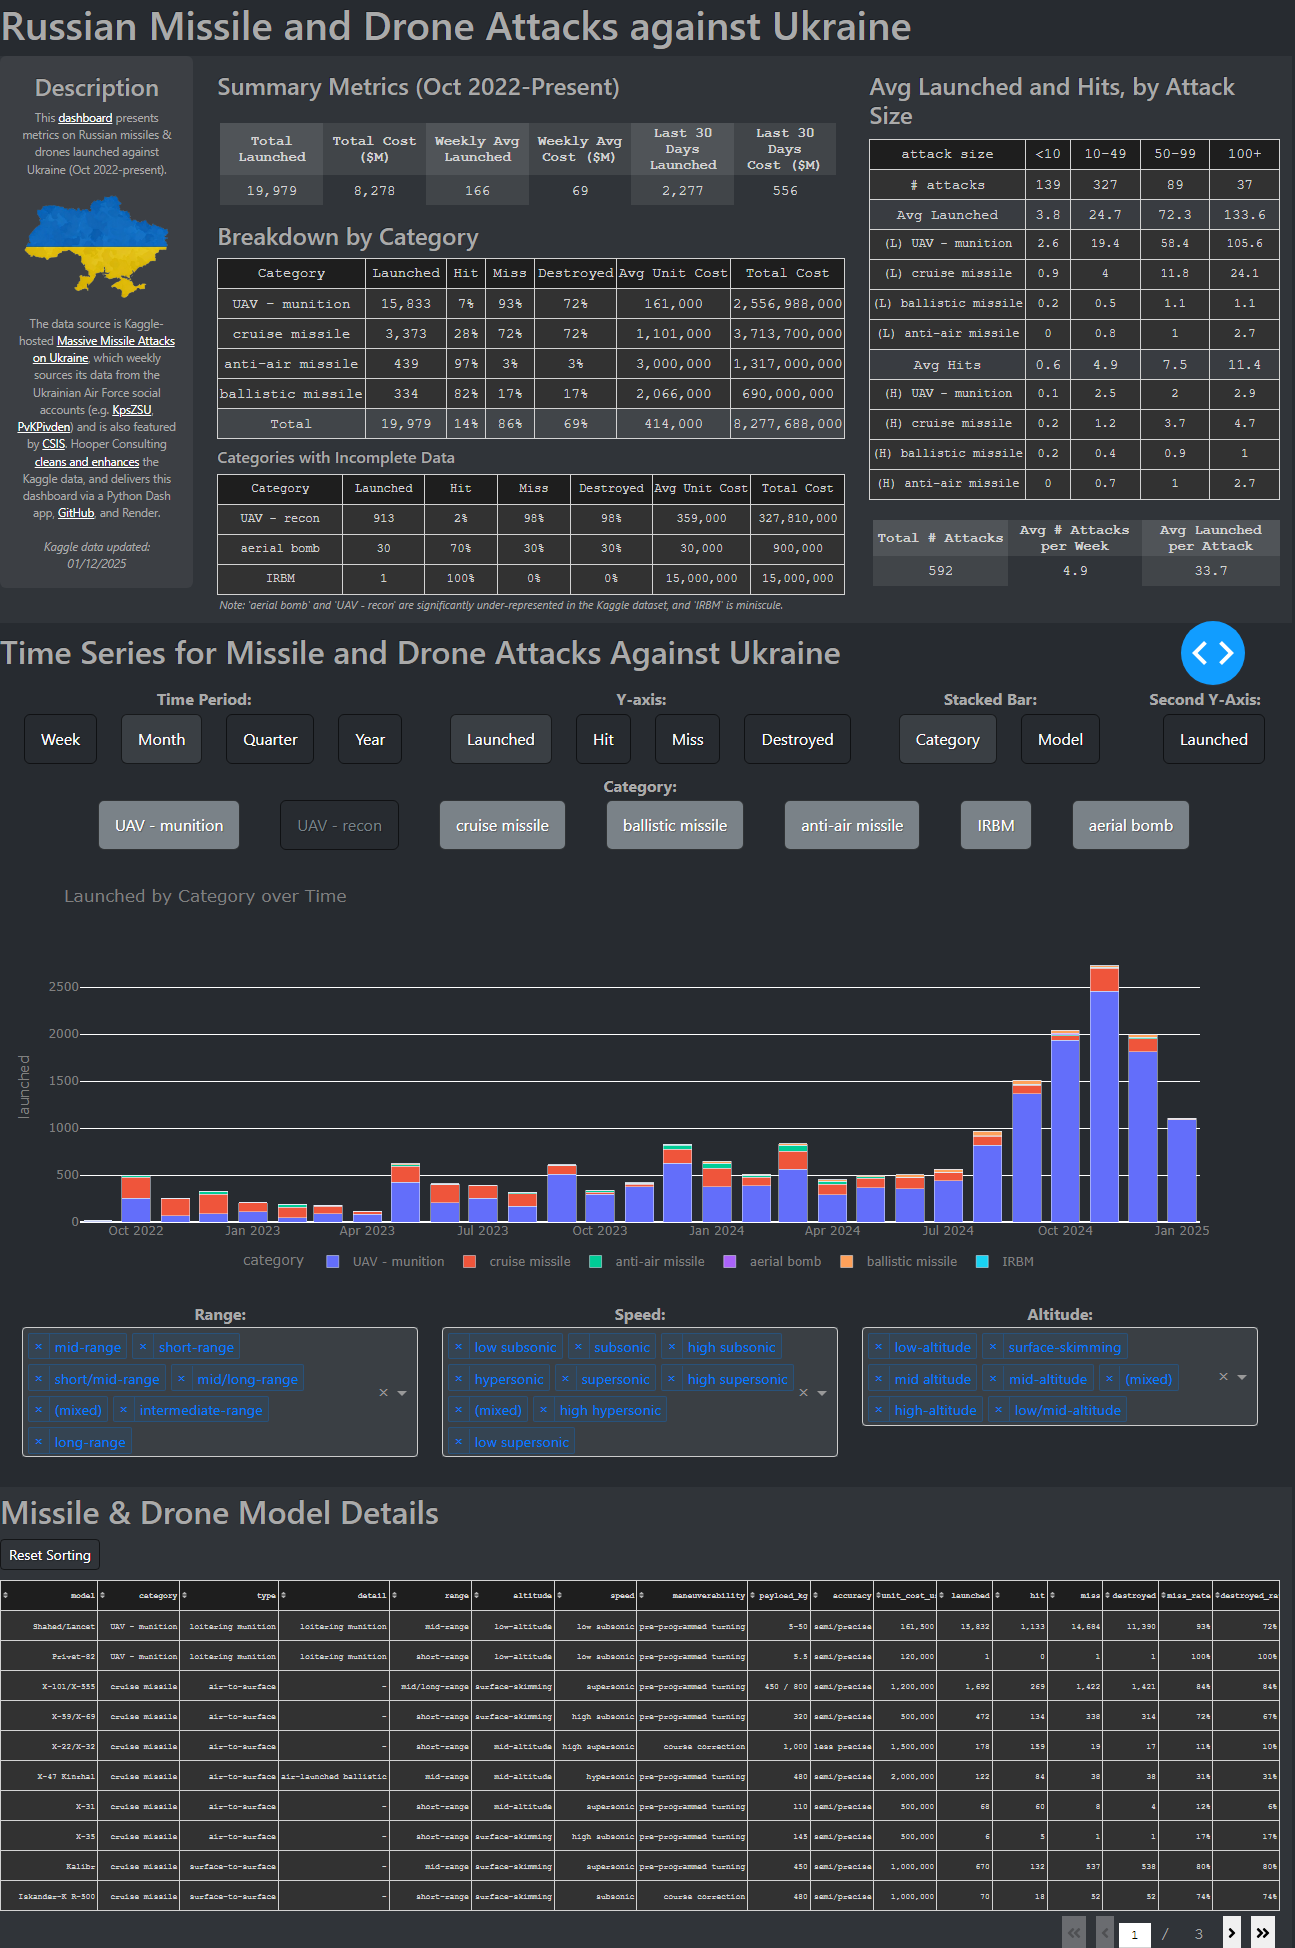

Source code (Python):
# %% [markdown]
# ## Access Kaggle API and upload .csv datasets into CoLab

# %%
#@title ### Access Kaggle datasets for Ukraine missile/UAV attacks

import subprocess, os

subprocess.check_call(['pip', 'install', 'kaggle', '--quiet'])
subprocess.check_call(['kaggle', 'datasets', 'download', 'piterfm/massive-missile-attacks-on-ukraine', '--force'])

# %%
subprocess.check_call(['pip', 'install', 'zipfile36', '--quiet'])

# %%
#@title ### Unzip datasets (into .csv files)

import zipfile36 as zipfile

with zipfile.ZipFile("massive-missile-attacks-on-ukraine.zip", "r") as file:
    file.extractall("attacks")

# %% [markdown]
# ## Data Preparation

# %%
#@title ### Install modules

subprocess.check_call(['pip', 'install', 'pandas', 'numpy', 'tabulate', '--quiet'])

# %%
#@title ### Convert .csv files to DataFrames

import pandas as pd
import numpy as np
from tabulate import tabulate

pd.options.display.max_rows = 10
pd.options.display.float_format = "{:,.1f}".format

# Read 'missile_attacks_daily' csv and create attacks_df
attacks_df_orig = pd.read_csv("attacks/missile_attacks_daily.csv", header=0) # keep as original for comparison/reference
attacks_df = attacks_df_orig.copy() # create as working df

# Fillna() in attacks_df and set float dtypes
numeric_cols = attacks_df.select_dtypes(include=np.number)
attacks_df[numeric_cols.columns] = numeric_cols.fillna(0) # fill NaN with 0 for numeric cols
attacks_df[numeric_cols.columns] = attacks_df[numeric_cols.columns].astype('float') # set numeric cols to float dtypes
non_numeric_cols = attacks_df.select_dtypes(exclude=np.number)
attacks_df[non_numeric_cols.columns] = non_numeric_cols.fillna("") # fill NaN with "" for non-numeric cols

# Read 'missiles_and_uav' csv and create details0_df
details0_df_orig = pd.read_csv("attacks/missiles_and_uav.csv", header=0) # keep as original for comparison/reference
details0_df = details0_df_orig.copy()

model_list = attacks_df["model"].unique()
model_count = attacks_df["model"].value_counts()


# %%
#@title ### Create kaggle_last_updated (date)

# Create kaggle_last_updated variable for the date that the kaggle dataset was last updated
import zipfile
import datetime
with zipfile.ZipFile("massive-missile-attacks-on-ukraine.zip", "r") as zip_ref:
    for file_info in zip_ref.infolist():
       kaggle_info_date = file_info.date_time

kaggle_last_updated = datetime.date(kaggle_info_date[0], kaggle_info_date[1], kaggle_info_date[2])
kaggle_last_updated_str = kaggle_last_updated.strftime("%m/%d/%Y")

# %%
#@title ### Early One-off Corrections

# add correct 'source' for 12/27-12/28 2024 attack
attacks_df_orig.loc[(attacks_df_orig['time_start']=="2024-12-27 23:00") & (attacks_df_orig['time_end']=="2024-12-28 08:30"), 'source'] = "kpszsu/posts/pfbid0HXuzCiwVcdjqxxtzKYADAdQjcLhjGEDhhbXTftMr6NshdikKmET3LFWJePHCCg2Cl"
attacks_df.loc[(attacks_df['time_start']=="2024-12-27 23:00") & (attacks_df['time_end']=="2024-12-28 08:30"), 'source'] = "kpszsu/posts/pfbid0HXuzCiwVcdjqxxtzKYADAdQjcLhjGEDhhbXTftMr6NshdikKmET3LFWJePHCCg2Cl"

# %% [markdown]
# ### Set-up Google Sheets Access

# %%
subprocess.check_call(['pip', 'install', 'gspread', '--quiet'])

# %%
#@title #### Authorize gspread as gc

import gspread
import os

# Authorize gspread with Google Cloud API (per https://docs.gspread.org/en/v6.1.3/oauth2.html#enable-api-access-for-a-project)

if os.environ.get("GOOGLE_KAGGLE_CREDENTIALS") is None:

    # gspread auth method for VS Code desktop -- requires GC service_account.json in APPDATA
    gc = gspread.service_account()

else:
    # gspread auth method for Codespaces -- requires GC service_account.json as value in GitHub 'ru_ukraine_missile_drone_attacks' repo Secrets
    credentials = eval(os.environ.get("GOOGLE_KAGGLE_CREDENTIALS"))
    gc = gspread.service_account_from_dict(credentials)

# %%
#@title #### Update 'pitferm_kaggle_ru_ukraine_attacks' worksheet with cleaned 'attacks_df' data

# Select worksheet from 'pitferm_kaggle_ru_ukraine_attacks' spreadsheet
mad_ref = gc.open('pitferm_kaggle_ru_ukraine_attacks').worksheet('missile_attacks_daily')

# Clear selected worksheet
mad_ref.clear()

# Import 'missile_attacks_daily' (from cleaned attacks_df) into gworksheet
mad_upload = attacks_df.copy()
mad_ref.update([mad_upload.columns.values.tolist()] + mad_upload.values.tolist())

# %%
#@title #### Update 'pitferm_kaggle_ru_ukraine_attacks' Introduction worksheet with kaggle_last_updated date

# Create var for Introduction worksheet
intro_ref = gc.open('pitferm_kaggle_ru_ukraine_attacks').worksheet('Introduction')

# Index row and column (using contents cells)
cell_last_updated = intro_ref.find("Last Updated")
cell_mad = intro_ref.find("missile_attacks_daily")

# Update cell at indexed coordinates with kaggle_last_updated
intro_ref.update_cell(cell_mad.row, cell_last_updated.col, kaggle_last_updated_str)

# %% [markdown]
# ## Data-cleaning

# %%
#@title ### Create new columns in attacks_df

# 'model_orig' and new 'model' (blank for now)
if 'model_orig' not in attacks_df.columns:
  attacks_df.rename(columns={'model':'model_orig'}, inplace=True)
  attacks_df['model'] = '' * len(attacks_df.index)

# 'diverged' and 'returned'
attacks_df['diverged'] = attacks_df['not_reach_goal']
attacks_df['returned'] = attacks_df['cross_border_belarus'] + attacks_df['back_russia']

# 'hit' and 'miss'
sub_miss = attacks_df['destroyed'] + attacks_df['diverged'] + attacks_df['returned']
attacks_df['miss'] = sub_miss + (attacks_df['still_attacking'] * (sub_miss / attacks_df['launched'])).round()
attacks_df['hit'] = attacks_df['launched'] - attacks_df['miss']

# 'destroyed_rate' and 'miss_rate'
attacks_df['destroyed_rate'] = (attacks_df['destroyed'] / attacks_df['launched']).round(2)
attacks_df['miss_rate'] = (attacks_df['miss'] / attacks_df['launched']).round(2)

# %%
#@title ### Create simplified cmodel_df (for data-cleaning)

# Original (as source record)
cmodel_df_orig = attacks_df.loc[:, ('time_start', 'time_end', 'model_orig', 'model', 'launched', 'destroyed', 'hit', 'miss', 'destroyed_rate', 'miss_rate')].copy()
#cmodel_df_orig[['launched', 'destroyed', 'not_reach_goal']] = cmodel_df_orig[['launched', 'destroyed', 'not_reach_goal']].astype('float') # Set dtypes for 'launched' and 'destroyed' to float

# Working (for clean-up)
cmodel_df = cmodel_df_orig.copy()

# %% [markdown]
# ### Conduct 'Data Cleaning' on dfs using Google Sheets inputs

# %% [markdown]
# #### Clean-up: Reassign

# %%
#@title ##### Consolidate data for 'Reassign" clean-up

# Create 'reassign_df' with re-formatted index, and drop 'mod_o_count' and 'note' columns
reassign = gc.open('pitferm_kaggle_ru_ukraine_attacks').worksheet('reassign')
reassign_df = pd.DataFrame(reassign.get_all_values(), columns=reassign.row_values(1))
reassign_df = reassign_df.iloc[1:, :-2].reset_index(inplace=False, drop=True) # remove duplicate header row and drop last 2 columns

# Create three sub-df's from the 'reassign' gworksheet
reassign_dfa = reassign_df.iloc[:, [0,1,2,3]].copy() # model_orig entries to update in cmodel, to label with "u" 'alt_code'
reassign_dfb = reassign_df[reassign_df['model_new_2']!=""].iloc[:, [0,4,5,6]] # split entries to insert into cmodel, to label with "i" alt_code
reassign_dfc = reassign_df[reassign_df['model_new_3']!=""].iloc[:, [0,7,8,9]] # more split entries to insert into cmodel, to label with "i" alt_code

# List of df's, and list of new/synchronized column names
rconcat = [reassign_dfa, reassign_dfb, reassign_dfc]
ncols = ['model_orig', 'model', 'alt_type', 'alt', 'alt_code']

# Iterate over the df's, specifying 'alt_code' column and renaming columns
for i, df in enumerate(rconcat):
  if len(df)==len(reassign_dfa):
    df['alt_code']='u'
  else:
    df['alt_code']='i'
  df.columns = ncols

# Concat sub-df's into one df
reassign_dfn = pd.concat(rconcat, ignore_index=True)

# Convert alt column type to float
reassign_dfn[['alt']] = reassign_dfn[['alt']].astype('float')

print(reassign_dfn.columns)

# %%
#@title ##### Clean-up: v3 Reassign (via df logic, using "consolidated" reassign data)

re_ll2 = []

# Iterate over rows in reassign_dfn
for i, row in reassign_dfn.iterrows():

  # Triage with if statements by alt_code

  # Check entry for "i" alt_code, and if so create sub_df (from cmodel_df) to modify and append to re_ll2
  if row.alt_code == "i":
      sub_df = cmodel_df_orig.loc[cmodel_df_orig['model_orig']==row.model_orig].copy() # referencing cmodel_df_orig (to avoid any changes from already looped cmodel_df entries)
      sub_df.loc[sub_df['model_orig']==row.model_orig, 'model'] = row.model

      if row.alt_type == "*=": # just a formality
        sub_df.loc[sub_df['model_orig']==row.model_orig, ['launched', 'destroyed', 'hit', 'miss', 'miss_rate', 'destroyed_rate']] *= row.alt
        sub_df[['launched', 'destroyed', 'hit', 'miss']] = sub_df[['launched', 'destroyed', 'hit', 'miss']].round(0)
        sub_df[['miss_rate', 'destroyed_rate']] = sub_df[['miss_rate', 'destroyed_rate']].round(2)

      re_ll2.append(sub_df)

  # Then check entry for "u" alt_code, and if so update cmodel_df according to alt_type and l_/d_alt
  if row.alt_code == "u":
      cmodel_df.loc[cmodel_df['model_orig']==row.model_orig, 'model'] = row.model

      if row.alt_type == "*=": # just a formality
        cmodel_df.loc[cmodel_df['model_orig']==row.model_orig, ['launched', 'destroyed', 'hit', 'miss', 'miss_rate', 'destroyed_rate']] *= row.alt
        cmodel_df[['launched', 'destroyed', 'hit', 'miss']] = cmodel_df[['launched', 'destroyed', 'hit', 'miss']].round(0)
        cmodel_df[['miss_rate', 'destroyed_rate']] = cmodel_df[['miss_rate', 'destroyed_rate']].round(2)

# %%
#@title ##### Convert re_ll2 to re_df2 and concat to cmodel_df

# Drop indices from dfs in re_ll2
for dfr in re_ll2:
    dfr = dfr.reset_index(drop=True, inplace=True)

# Concat re_ll2 into re_df2
re_df2 = pd.concat(re_ll2)

# Concat re_df2 into cmodel_df
cmodel_df = pd.concat([cmodel_df, re_df2], ignore_index=True)

print("Concat complete.")

# %% [markdown]
# #### Clean-up: Aggregate

# %%
# Create agg_df from gworksheet 'aggregate', and drop 'note' column
agg = gc.open('pitferm_kaggle_ru_ukraine_attacks').worksheet('aggregate')
agg_df = pd.DataFrame(agg.get_all_values(), columns=agg.row_values(1))
agg_df = agg_df.iloc[1:, :-1].reset_index(inplace=False, drop=True) # remove duplicate header row and drop last column

for ia, rowa in agg_df.iterrows():
    cmodel_df.loc[cmodel_df['model_orig']==rowa.model_orig_1, 'model'] = rowa.model
    cmodel_df.loc[cmodel_df['model_orig']==rowa.model_orig_2, 'model'] = rowa.model

# %% [markdown]
# #### Clean-up: Modify v2

# %%
# Create mdfy_df from gworksheet 'modify', drop last three columns, and update dtypes
mdfy = gc.open('pitferm_kaggle_ru_ukraine_attacks').worksheet('modify')
mdfy_df = pd.DataFrame(mdfy.get_all_values(), columns=mdfy.row_values(1))
mdfy_df = mdfy_df.iloc[1:, :-6].reset_index(inplace=False, drop=True) # remove duplicate header row and drop last six columns
mdfy_df[['launched', 'destroyed', 'hit', 'miss']] = mdfy_df[['launched', 'destroyed', 'hit', 'miss']].astype('float') # set mdfy_df 'launched' and 'destroyed' dtypes to float

# Create empty list (for sub_dfs to append)
m_ll = []

# Iterate over rows in mdfy_df per conditions and perform following actions
for im, rowm in mdfy_df.iterrows():

  if rowm.modified == "1": # 'model' has already been assigned and can be referenced
      cmodel_df.loc[(cmodel_df['time_end']==rowm.time_end) & (cmodel_df['model']==rowm.model), ['launched', 'destroyed', 'hit' ,'miss']] = [rowm.launched, rowm.destroyed, rowm.hit, rowm.miss]
      cmodel_df.loc[(cmodel_df['time_end']==rowm.time_end) & (cmodel_df['model']==rowm.model), ['miss_rate', 'destroyed_rate']] = [rowm.miss / rowm.launched, rowm.destroyed / rowm.launched] # split out from above for readability

  if rowm.modified == "0": # 'model' not yet assigned, thus reference 'model_orig'
      if rowm.alt_code == "i": # create and update subm_df to append/insert into cmodel_df
          subm_df = cmodel_df.loc[(cmodel_df['time_end']==rowm.time_end) & (cmodel_df['model_orig']==rowm.model_orig)].copy()
          subm_df[['model', 'launched', 'destroyed', 'hit' ,'miss']] = [rowm.model, rowm.launched, rowm.destroyed, rowm.hit, rowm.miss]
          sub_df[['miss_rate', 'destroyed_rate']] = [rowm.miss / rowm.launched, rowm.destroyed / rowm.launched] # split out from row above for readability
          m_ll.append(subm_df)
      elif rowm.alt_code == "u": # update cmodel_df
          cmodel_df.loc[(cmodel_df['time_end']==rowm.time_end) & (cmodel_df['model_orig']==rowm.model_orig), ['launched', 'destroyed', 'hit' ,'miss']] = [rowm.launched, rowm.destroyed, rowm.hit, rowm.miss]
          cmodel_df.loc[(cmodel_df['time_end']==rowm.time_end) & (cmodel_df['model_orig']==rowm.model_orig), ['miss_rate', 'destroyed_rate']] = [rowm.miss / rowm.launched, rowm.destroyed / rowm.launched]

# Convert and concat/append mdfy_ll into cmodel_df
for dfm in m_ll:
    dfm = dfm.reset_index(drop=True, inplace=True)

m_df = pd.concat(m_ll)

cmodel_df = pd.concat([cmodel_df, m_df], ignore_index=True)

print("Actions and concat complete.")

# %% [markdown]
# ### Clean-up: Final steps

# %%
#@title ### Clean-up: Add 'model' for unmodified entries

modified_entries = cmodel_df.loc[cmodel_df['model']!=""].index
model_check = cmodel_df.loc[cmodel_df['model']!="", 'model'].copy()

cmodel_df.loc[cmodel_df['model']=="", 'model'] = cmodel_df.loc[cmodel_df['model']=="", 'model_orig']

if cmodel_df.loc[modified_entries, 'model'].to_list() == model_check.to_list():
  print("Successfully added 'model' to other entries.")
else:
  print("Possible error and/or over-writing 'model' of cleaned entries. Check data.")

# %%
#@title ### Clean-up: Add 'hit_rate' to cmodel_df

# Add hit_rate cmodel_df (simpler to do so here rather than update all above code components involving gspread)

cmodel_df['hit_rate'] = (cmodel_df['hit'] / cmodel_df['launched']).round(2)

# %%
#@title ### Clean-up: Error Checking (via comparing 'cmodel_df_orig' and 'cmodel_df')

print("'cmodel_df_orig' summed counts:")
print(cmodel_df_orig[['launched', 'destroyed']].sum(), "\n")
print("'cmodel_df' summed counts:")
print(cmodel_df[['launched', 'destroyed']].sum(), "\n")
print("Difference in summed counts:")
print(cmodel_df_orig[['launched', 'destroyed']].sum() - cmodel_df[['launched', 'destroyed']].sum(), "\n")

# Create variables for total, launched, and destroyed differentials
l_diff, d_diff = cmodel_df_orig[['launched', 'destroyed']].sum() - cmodel_df[['launched', 'destroyed']].sum().to_list()

# Create check_df as the difference betwen cmodel_df_orig and cmodel_df, grouped by model_orig
check_df = cmodel_df_orig.groupby('model_orig')[['launched', 'destroyed']].sum() - cmodel_df.groupby('model_orig')[['launched', 'destroyed']].sum()

# Displays model_orig rows (if any) for which subracted 'launched' or 'destroyed' is not 0 -- no entry should deviate by ~5 or more, else indicates a potential error
err_comp_df = check_df[(check_df['launched'] != 0) | (check_df['destroyed'] != 0)]
print("Difference between cmodel_df_orig and cmodel_df, by 'model_orig':")
print(tabulate(err_comp_df[0:], headers=err_comp_df.columns, tablefmt='simple_outline'))

print() # blank line
print("These discrepances are known and accepted:")
print("1. C-400 and Iskander-M	7.0	7.0 -- correction from data capture error in Kaggle dataset")
print("2. Iskander-M/KN-23	-1.0	3.0 -- due to rounding during clean-up")
print("3. Orlan-10 and ZALA	-1.0	-1.0 -- due to rounding during clean-up")
print("4. X-101/X-555 and Kalibr and X-59/X-69 -6.0	-5.0 -- due to data correction as specified in Kaggle dataset.", "\n")

num_known_discrep = 4    # manually entered

print("Summary:")
if len(err_comp_df) == num_known_discrep:
  print("Data clean-up seems successful (same number of discrepancies as previously identified).")
else:
  print("Changes have resulted since error-checking last reviewed; it is recommended to review again.")

# %%
#@title #### Checking newly created column totals ('hit' and 'miss')

print(tabulate(cmodel_df[(cmodel_df['hit'] + cmodel_df['miss']) > cmodel_df['launched']], headers=cmodel_df.columns, tablefmt='simple_outline'))

print() # blank line
print("These discrepancies are known and accounted:")
print("model_orig   model  launched  destroyed hit miss")
print("X-101/X-555 and Kalibr	Kalibr	43.0	37.0	7.0	37.0")

# %% [markdown]
# ### Insert model_detail data from Google Sheets

# %%
#@title #### Convert 'ru_model_detail' worksheet into a df

detail = gc.open('pitferm_kaggle_ru_ukraine_attacks').worksheet('model_detail')
detail_df = pd.DataFrame(detail.get_all_values(), columns=detail.row_values(1))
detail_df = detail_df.iloc[1:, :].reset_index(inplace=False, drop=True)

if detail_df.isna().sum().sum() == 0:
  print("Complete (no NA entries).")
else:
  print("Check upload datasheet--NA entries present.")

# %%
#@title #### Merge cmodel_df and detail_df with an inner join

# prompt: Join on inner cmodel_df and detail_df, so that each indexed row in cmodel_df has columns added that mapped over from detail_df.

# Merge cmodel_df and detail_df
merged_df = pd.merge(cmodel_df, detail_df, on='model', how='inner')

# Round 'miss_rate' to two decimal places
merged_df['miss_rate'] = merged_df['miss_rate'].round(2)

# Set 'start_date' and 'end_date' to datetime
merged_df['time_start'] = pd.to_datetime(merged_df['time_start'], format='mixed')
merged_df['time_end'] = pd.to_datetime(merged_df['time_end'], format='mixed')

# Convert unit_cost_usd with pd.to_numeric()
merged_df['unit_cost_usd'] = pd.to_numeric(merged_df['unit_cost_usd'].str.replace(',', ''), errors='coerce')

# Sort by 'time_end'
merged_df = merged_df.sort_values(by='time_end', ascending=False)

# Time-constrain merged_df for data before 28 Dec 2024
#merged_df = merged_df[merged_df['time_end'] < pd.to_datetime('2025-01-01')]

print('Merge complete.')

# %% [markdown]
# ## Dash App

# %% [markdown]
# ### DPX Components

# %% [markdown]
# #### Install and Load Dash/Plotly modules-functions

# %%
#@title Install dash/plotly modules

subprocess.check_call(['pip', 'install', 'dash', 'plotly', 'dash-html-components', 'dash-core-components', 'dash-bootstrap-components', '--quiet'])

# %%
#@title Load most Dash/Plotly functions

import dash
from dash import dcc, html, Input, Output, dash_table, State
import dash_bootstrap_components as dbc
import plotly.express as px
import pandas as pd

# %% [markdown]
# #### DPX app: details_table

# %%
#@title DPX app: details_table

# prompt: Using Dash Plotly and from merge_df, create a table that groups merged_df by the columns from detail_df (i.e. detail_df.columns) and aggregates 'launched', 'hit', 'miss', 'destroyed', and 'miss_rate' the rows.

import dash
from dash import dash_table, State
from dash.dash_table.Format import Format, Group, Scheme

#app = dash.Dash(__name__, external_stylesheets=[dbc.themes.SLATE])

# Create the data for the PX table, using df.groupby().agg()
details_data = merged_df.groupby(detail_df.columns.tolist())[['launched', 'hit', 'miss', 'destroyed']].agg({ # 'miss_rate', 'destroyed_rate'
            'launched': 'sum',
            'hit': 'sum',
            'miss': 'sum',
            'destroyed': 'sum',
            #'miss_rate': 'mean',
            #'destroyed_rate': 'mean'
        }).reset_index()

# Insert 'miss_rate' and 'destroyed_rate' (rounded to 2 float) into details_data
details_data['miss_rate'] = (details_data['miss'] / details_data['launched']).round(2)
details_data['destroyed_rate'] = (details_data['destroyed'] / details_data['launched']).round(2)

# Sort the details_data into category and type, descending by max 'launched' value per category and type, then by 'launched' within each 'category-type'
details_data['max_l_cat'] = details_data.groupby(['category'])['launched'].transform('max')
details_data['max_l_type'] = details_data.groupby(['type'])['launched'].transform('max')
details_data = details_data.sort_values(by=['max_l_cat', 'max_l_type', 'launched'], ascending=False, inplace=False)
details_data.drop(columns=['max_l_cat', 'max_l_type'], inplace=True) # drop temporary columns used for sorting

# Create dict of column names to use in detail_table
details_columns = [{"name": i, "id": i} for i in detail_df.columns.tolist() + ['launched', 'hit', 'miss', 'destroyed', 'miss_rate', 'destroyed_rate']]

text_cols = detail_df.columns.drop('unit_cost_usd').to_list() # list of columns to format as text
thousands_cols = ['unit_cost_usd', 'launched', 'hit', 'miss', 'destroyed'] # list of columns to format with thousands comma
percent_cols = ['miss_rate', 'destroyed_rate'] # list of columns to format as percent

for h, i in enumerate(details_columns): # conditionally append 'type' and 'format' to details_columns dict
    if i.get('name') in text_cols:
        details_columns[h]['type'] = 'text'
    if i.get('name') in thousands_cols:
        details_columns[h]['type'] = 'numeric'
        details_columns[h]['format'] = format=Format().group(True)
    if i.get('name') in percent_cols:
        details_columns[h]['type'] = 'numeric'
        details_columns[h]['format'] = Format(precision=0, scheme=Scheme.percentage)

# PX table data and html formatting
details_table = html.Div([
    html.H2("Missile & Drone Model Details"),
    dbc.Button("Reset Sorting", id="reset-sorting-btn", color="primary", outline=True, size="sm"),
    dash_table.DataTable(
        id='details-table',
        columns=details_columns,
        data=details_data.to_dict('records'),
        style_table={'margin-top': '10px'},
        style_header={
            'backgroundColor': 'rgb(30, 30, 30)',
            'color': 'lightgray',
            'fontWeight': 'bold',
            'whitespace': 'normal',
            'height': 'auto',
            #'minwidth': '20px'
        },
        style_data={
            'backgroundColor': 'rgb(50, 50, 50)',
            'color': 'lightgray',
        },
        style_cell={'fontSize': 8, 'minwidth': '4%'},
        style_cell_conditional=[
            {'if': {'column_id': ['model', 'type', 'detail', 'maneuverability']}, 'width': '7.75%'}, #31%
            {'if': {'column_id': ['category', 'range', 'altitude', 'speed']}, 'width': '6.5%'}, #26%
            {'if': {'column_id': ['payload_kg', 'accuracy', 'unit_cost_usd']}, 'width': '5%'}, #15%
            {'if': {'column_id': ['launched', 'hit', 'miss', 'destroyed', 'miss_rate']}, 'width': '4.5%'}, #22.5%
            {'if': {'column_id': ['destroyed_rate']}, 'width': '5.5%'}, #5.5%
        ],
        #style_table={'overflowX': 'auto'},
        sort_action='native',
        sort_mode='multi',
        page_size=10,
        #style_table={'overflowX': 'auto', 'height': '300px', 'overflowY': 'auto'},
        fixed_rows={'headers': True},
    )
], style={'margin-top': '5px'})

# %% [markdown]
# #### DPX app: attacks_table (data)

# %%
# Create initial attacks_table_data with group-summed cols
attacks_table_df = merged_df.copy()
attacks_table_df['total cost'] = (attacks_table_df['launched'] * attacks_table_df['unit_cost_usd'])
attacks_table_data = attacks_table_df.groupby('category', observed=False)[['launched', 'hit', 'miss', 'destroyed', 'total cost']].sum().sort_values('launched', ascending=False).reset_index()
attacks_table_data['total cost'] = attacks_table_data['total cost'].round(0)

# Add rate cols to attacks_table_data
attacks_table_data['hit_rate'] = (attacks_table_data['hit'] / attacks_table_data['launched']).round(2)
attacks_table_data['miss_rate'] = (attacks_table_data['miss'] / attacks_table_data['launched']).round(2)
attacks_table_data['destroyed_rate'] = (attacks_table_data['destroyed'] / attacks_table_data['launched']).round(2)

# Add avg_unit_cost col to attacks_table_data
avg_unit_cost_catg = (attacks_table_df.groupby('category')['total cost'].sum() / attacks_table_df.groupby('category')['launched'].sum()).round(-3)
attacks_table_data['avg unit cost'] = attacks_table_data['category'].map(avg_unit_cost_catg)

# Create separate datasets for main categories (attacks_table_data_main) and incomplete categories (attacks_table_data_minor)
attacks_table_data_main = attacks_table_data[~attacks_table_data['category'].isin(['UAV - recon', 'aerial bomb', 'IRBM'])].copy()
attacks_table_data_minor = attacks_table_data[attacks_table_data['category'].isin(['UAV - recon', 'aerial bomb', 'IRBM'])].copy().reset_index(drop=True)

# Create initial totals row with group-summed cols, and insert into attacks_table_data_main
attacks_table_df_main = attacks_table_df[~attacks_table_df['category'].isin(['UAV - recon', 'aerial bomb', 'IRBM'])].copy().reset_index(drop=True)
attacks_table_totals_main = attacks_table_df_main.groupby('category', observed=False)[['launched', 'hit', 'miss', 'destroyed', 'total cost']].sum().sum()
#attacks_table_totals_main['total cost'] = attacks_table_totals_main['total cost'].round(0)
attacks_table_data_main.loc['Total', ('launched', 'hit', 'miss', 'destroyed', 'total cost')] = attacks_table_totals_main.values

# Insert total averages into attacks_table_data, specify 'Total' (for 'category' column), and reset index
attacks_table_data_main.loc['Total', 'hit_rate'] = (attacks_table_df_main['hit'].sum() / attacks_table_df_main['launched'].sum()).round(2)
attacks_table_data_main.loc['Total', 'miss_rate'] = (attacks_table_df_main['miss'].sum() / attacks_table_df_main['launched'].sum()).round(2)
attacks_table_data_main.loc['Total', 'destroyed_rate'] = (attacks_table_df_main['destroyed'].sum() / attacks_table_df_main['launched'].sum()).round(2)
attacks_table_data_main.loc['Total', 'avg unit cost'] = (attacks_table_df_main['total cost'].sum() / attacks_table_df_main['launched'].sum()).round(-3)
attacks_table_data_main.loc['Total', 'category'] = 'Total'
attacks_table_data_main = attacks_table_data_main.reset_index(drop=True)


# %%
#@title attacks_table (html)

# prompt: Using Dash Plotly and from merged_df, create a table which displays the 'launched', 'hit', 'miss', and 'destroyed' summed-up counts, grouped by 'category'. Title this table as, "Missile Attacks by Category, for All Time".

from dash import dash_table, html
from dash import dash_table
from dash.dash_table.Format import Format, Group, Scheme


# Define cell style for 'Table' row
total_style = [
    {
        'if': {
            'filter_query': '{category} = "Total"',  # Filter for rows where category is 'Total'
            'column_id': list(attacks_table_data.columns)  # Apply across all columns
        },
        'backgroundColor': 'rgba(211, 211, 211, 0.1)',  # Set background color
    }
]


# Define attacks_table via html
attacks_table = html.Div([
    html.H4("Breakdown by Category"),
    dash_table.DataTable(
        id='attacks-table',
        #columns=[{"name": i, "id": i} for i in ['category', 'launched', 'hit', 'miss', 'destroyed']],
        columns=[
            {"name": 'Category', "id": 'category', "type": 'text'},  # Set 'category' to string/object type
            {"name": 'Launched', "id": 'launched', "type": 'numeric', "format": Format().group(True)},  # Set 'launched' to numeric
            #{"name": 'hit', "id": 'hit', "type": 'numeric', "format": Format().group(True)},  # Set 'hit' to numeric
            {"name": 'Hit', "id": 'hit_rate', "type": 'numeric', "format": Format(precision=0, scheme=Scheme.percentage)},
            #{"name": 'miss', "id": 'miss', "type": 'numeric', "format": Format().group(True)},  # Set 'miss' to numeric
            {"name": 'Miss', "id": 'miss_rate', "type": 'numeric', "format": Format(precision=0, scheme=Scheme.percentage)},
            #{"name": 'destroyed', "id": 'destroyed', "type": 'numeric', "format": Format().group(True)},  # Set 'destroyed' to numeric
            {"name": 'Destroyed', "id": 'destroyed_rate', "type": 'numeric', "format": Format(precision=0, scheme=Scheme.percentage)},
            {"name": 'Avg Unit Cost', "id": 'avg unit cost', "type": 'numeric', "format": Format().group(True)},  # Set 'unit_cost_usd' to numeric
            {"name": 'Total Cost', "id": 'total cost', "type": 'numeric', "format": Format().group(True)},  # Set 'cost (US$M)' to numeric
        ],
        data=attacks_table_data_main.to_dict('records'),
        style_header={
            'backgroundColor': 'rgb(30, 30, 30)',
            'color': 'lightgray',
        },
        style_data={
            'backgroundColor': 'rgb(50, 50, 50)',
            'color': 'lightgray',
        },
        style_table={
            'overflowX': 'auto',
            'width': '100%',
            'margin-bottom': '2px',
        },
        style_cell={'fontSize': 14, 'textAlign': 'center'},
        style_cell_conditional=[
            {'if': {'column_id': 'category'}, 'width': '20%'}, # Set width for 'category' column
            #{'if': {'column_id': ['launched', 'hit', 'hit_rate' 'miss', 'miss_rate', 'destroyed', 'destroyed_rate']}, 'width': '11%', 'format': {'specifier': ',.0f'}}  # Equal width for other columns, and center-aligned text
            {'if': {'column_id': ['launched', 'hit_rate' 'miss_rate', 'destroyed_rate']}, 'width': '13%', 'format': {'specifier': ',.0f'}},
            {'if': {'column_id': ['avg unit cost', 'total cost']}, 'width': '15%', 'format': {'specifier': ',.0f'}},
        ],
        style_data_conditional=total_style  # apply style for 'Total' row
    ),
])

# %%
#@title attacks_table_minor (html)

attacks_table_minor = html.Div([
    html.H6("Categories with Incomplete Data", style={'margin-top': '6px'}),
    dash_table.DataTable(
        id='attacks-table-minor',
        #columns=[{"name": i, "id": i} for i in ['category', 'launched', 'hit', 'miss', 'destroyed']],
        columns=[
            {"name": 'Category', "id": 'category', "type": 'text'},  # Set 'category' to string/object type
            {"name": 'Launched', "id": 'launched', "type": 'numeric', "format": Format().group(True)},  # Set 'launched' to numeric
            #{"name": 'hit', "id": 'hit', "type": 'numeric', "format": Format().group(True)},  # Set 'hit' to numeric
            {"name": 'Hit', "id": 'hit_rate', "type": 'numeric', "format": Format(precision=0, scheme=Scheme.percentage)},
            #{"name": 'miss', "id": 'miss', "type": 'numeric', "format": Format().group(True)},  # Set 'miss' to numeric
            {"name": 'Miss', "id": 'miss_rate', "type": 'numeric', "format": Format(precision=0, scheme=Scheme.percentage)},
            #{"name": 'destroyed', "id": 'destroyed', "type": 'numeric', "format": Format().group(True)},  # Set 'destroyed' to numeric
            {"name": 'Destroyed', "id": 'destroyed_rate', "type": 'numeric', "format": Format(precision=0, scheme=Scheme.percentage)},
            {"name": 'Avg Unit Cost', "id": 'avg unit cost', "type": 'numeric', "format": Format().group(True)},  # Set 'unit_cost_usd' to numeric
            {"name": 'Total Cost', "id": 'total cost', "type": 'numeric', "format": Format().group(True)},  # Set 'cost (US$M)' to numeric
        ],
        data=attacks_table_data_minor.to_dict('records'),
        style_header={
            'backgroundColor': 'rgb(30, 30, 30)',
            'color': 'lightgray',
        },
        style_data={
            'backgroundColor': 'rgb(50, 50, 50)',
            'color': 'lightgray',
        },
        style_table={
            'overflowX': 'auto',
            'width': '100%',
            'margin-right': '20px',
            'margin-bottom': '2px',
        },
        style_cell={'fontSize': 12, 'textAlign': 'center'},
        style_cell_conditional=[
            {'if': {'column_id': 'category'}, 'width': '20%'}, # Set width for 'category' column
            #{'if': {'column_id': ['launched', 'hit', 'hit_rate' 'miss', 'miss_rate', 'destroyed', 'destroyed_rate']}, 'width': '11%', 'format': {'specifier': ',.0f'}}  # Equal width for other columns, and center-aligned text
            {'if': {'column_id': ['launched', 'hit_rate' 'miss_rate', 'destroyed_rate']}, 'width': '13%', 'format': {'specifier': ',.0f'}},
            {'if': {'column_id': ['avg unit cost', 'total cost']}, 'width': '15%', 'format': {'specifier': ',.0f'}},
        ],
        style_data_conditional=total_style  # apply style for 'Total' row
    ),
    html.Div([
        html.Em("Note: 'aerial bomb' and 'UAV - recon' are significantly under-represented in the Kaggle dataset, and 'IRBM' is miniscule.")
    ], className="card-text", style={'fontSize': '11px', 'textAlign': 'left', 'margin-left': '2px', 'margin-bottom': '10px'})
])

# %% [markdown]
# #### DPX app: intro_info

# %%
#@title intro_info

# brief description and image

# Create intro 'Description' as dbc.Card()
intro_text = dbc.Card(
    dbc.CardBody([
        html.H4("Description", className="card-title", style={'textAlign': 'center'}),
        html.P([
            "This ",
            html.A("dashboard", href="https://ru-ukraine-missile-drone-attacks.onrender.com/"),
            " presents metrics on Russian missiles & drones launched against Ukraine (Oct 2022-present).",
            html.Div(html.Img(src="assets/ukraine_map_flag_transparent_cropped.png", alt="ukraine-map", style={'width': '90%'}), style={'textAlign': 'center'}),
            "The data source is Kaggle-hosted ",
            html.A("Massive Missile Attacks on Ukraine", href="https://www.kaggle.com/datasets/piterfm/massive-missile-attacks-on-ukraine", target="_blank"),
            ", which weekly sources its data from the Ukrainian Air Force social accounts (e.g. ",
            html.A("KpsZSU", href="https://facebook.com/kpszsu"),
            ", ",
            html.A("PvKPivden", href="https://facebook.com/PvKPivden"),
            ") and is also featured by ",
            html.A("CSIS", href="https://www.csis.org/programs/futures-lab/projects/russian-firepower-strike-tracker-analyzing-missile-attacks-ukraine"),
            ". Hooper Consulting ",
            html.A("cleans and enhances", href="https://docs.google.com/spreadsheets/d/1Zs705hRN7HfUOOhTZN2nNIPB6SAeKaxU1AQAkGZinzk/edit?usp=sharing"),
            " the Kaggle data, and delivers this dashboard via a Python Dash app, ",
            html.A("GitHub", href="https://github.com/dhoop1/ru_ukraine_missile_drone_attacks"),
            ", and Render.",
        ], className="card-text", style={'fontSize': '11.5px', 'textAlign': 'center'},
        ),
        html.P([
            #html.Em("Kaggle data updated: " + "01/05/2025"),
            html.Em("Kaggle data updated: " + kaggle_last_updated_str),
        ], className="card-text", style={'fontSize': '11.5px', 'textAlign': 'center', 'margin': '0px'}
        )
    ]),
    #style={'border': '1px solid lightgray', "margin-bottom":"15px"},
    style={'border': 'none', 'textAlign': 'center', 'background-color': 'rgba(211, 211, 211, 0.07)'} # set faint gray background
)

# %% [markdown]
# #### DPX app: metrics_bar

# %%
#@title metrics_bar (data)

# merged_df_main
merged_df_main = merged_df[~merged_df['category'].isin(['UAV - recon', 'aerial bomb', 'IRBM'])].copy().reset_index(drop=True)

# days_at_war
from datetime import date
#min_date = pd.to_datetime(merged_df['time_start'], format="mixed").min()
start_date = pd.to_datetime("02/24/2022 12:00:00") # First day of Russia invasion against Ukraine (24 Feb 2022), as reported by the Ukrainian Air Force
today = date.today()
days_at_war = (today - start_date.date()).days

# weeks_count
min_date = pd.to_datetime(merged_df_main['time_start'], format="mixed").min()
today = date.today()
last_day_2024 = pd.to_datetime("12/31/2024")
weeks_count = round((today - min_date.date()).days / 7, 0)

# total_launched
total_launched = merged_df_main['launched'].sum()

# total_ru_mad_cost
#merged_df['unit_cost_usd'] = merged_df['unit_cost_usd'].astype(str).str.replace(",", "", regex=False)
#merged_df['unit_cost_usd'] = pd.to_numeric(merged_df['unit_cost_usd'], errors='coerce')
attack_cost = merged_df_main['launched'] * merged_df_main['unit_cost_usd'].astype(float)
total_ru_mad_cost = (attack_cost.sum()/1000000).round(0)

# weekly_avg_launched
weekly_avg_launched = (total_launched / weeks_count).round(0)

# weekly_avg_cost
weekly_avg_cost = (total_ru_mad_cost / weeks_count).round(0)

# last_30days_launched
merged_df_main['time_end'] = pd.to_datetime(merged_df['time_end'], format="mixed")
#last_30days = merged_df_main[merged_df_main['time_end'] >= (last_day_2024 - pd.Timedelta(days=30))]
last_30days = merged_df[merged_df['time_end'] >= (pd.Timestamp(today) - pd.Timedelta(days=30))]
last_30days_launched = last_30days['launched'].sum()

# last_30days_cost
last_30days_cost = ((last_30days['launched'] * last_30days['unit_cost_usd'].astype(float)).sum() / 1000000).round(0)

# %%
#@title v2 metrics_bar (html.Div)

# prompt: Create metrics_bar2 = html.Div() which contains days_at_war, total_launched, total_ru_mad_cost, and last_30days_launched as four Cards horizontally adjacent (which "share" a common background and outline), with the descriptor in html.H6() and the variable in html.P() smaller font size.

metrics_data = [{
        #'days-at-war': days_at_war,  # Reference actual variable
        'total-launched': total_launched,  # Reference actual variable
        'total-cost': total_ru_mad_cost,  # Reference actual variable
        'weekly-avg-launched': weekly_avg_launched,  # Reference actual variable
        'weekly-avg-cost': weekly_avg_cost,  # Reference actual variable
        'last-30days-launched': last_30days_launched,  # Reference actual variable
        'last-30days-cost': last_30days_cost,  # Reference actual variable
    }]

metrics_bar4 = html.Div([
    html.H4("Summary Metrics (Oct 2022-Present)"), # style={'textAlign': "center"}
    dbc.Row([
        dash_table.DataTable(
            id='metrics-table',
            columns=[
                #dict(id='days-at-war', name="Days \n at War", type='numeric', format=Format().group(True)),
                dict(id='total-launched', name="Total \n Launched", type='numeric', format=Format().group(True)),
                dict(id='total-cost', name="Total Cost ($M)", type='numeric', format=Format().group(True)),
                dict(id='weekly-avg-launched', name="Weekly Avg \n Launched", type='numeric', format=Format().group(True)),
                dict(id='weekly-avg-cost', name="Weekly Avg \n Cost ($M)", type='numeric', format=Format().group(True)),
                dict(id='last-30days-launched', name="Last 30 Days Launched", type='numeric', format=Format().group(True)),
                dict(id='last-30days-cost', name="Last 30 Days \n Cost ($M)", type='numeric', format=Format().group(True)),
            ],
            data=metrics_data,
            style_header={
                'backgroundColor': 'transparent',
                'color': 'lightgray',
                'fontWeight': 'bold',
                'font-size': 14,
                'border': 'none',
                'textAlign': 'center',
                'whiteSpace': 'pre-line',
            },
            style_table={
                'overflowX': 'auto',
                'border': 'none',
                #'border-collapse': 'collapse',
                'margin': 3,
                'padding': '2% 2% 2% 0%'
            },
            style_data={
                'backgroundColor': 'transparent',
                'color': 'lightgray',
                'border': 'none',
            },
            style_cell={
                'fontSize': 14,
                'textAlign': 'center',
                'width': '16.7%',
                'border': 'none',
            },
            style_header_conditional=[
                {'if': {'column_id': ['total-launched', 'weekly-avg-launched', 'last-30days-launched']}, 'background-color': 'rgba(211, 211, 211, 0.2)'},
                {'if': {'column_id': ['total-cost', 'weekly-avg-cost', 'last-30days-cost']}, 'background-color': 'rgba(211, 211, 211, 0.1)'}
            ],
            style_data_conditional=[
                {'if': {'column_id': ['total-launched', 'weekly-avg-launched', 'last-30days-launched']}, 'background-color': 'rgba(211, 211, 211, 0.1)'},
                #{'if': {'column_id': ['days-at-war', 'total-launched']}, 'background-color': 'rgba(211, 211, 211, 0.05)'}
            ],
        )
    ]) # style={'border': '1px solid lightgray', 'margin': 4, 'padding': '2%'}
])

# %% [markdown]
# #### DPX app: attack_size

# %%
#@title attack_size_avg_data

# Create mod_category list (as a list of 'category' values to include)
as_category_list = ['UAV - munition', 'cruise missile', 'ballistic missile', 'anti-air missile']

# Create attack_size_df, convert time_end datetime to date, and filter to columns in mod_category_list
attack_size_df = merged_df.copy()
attack_size_df['time_end'] = pd.to_datetime(attack_size_df['time_end'], format="mixed").dt.date
attack_size_df = attack_size_df.loc[attack_size_df['category'].isin(as_category_list), :]

# Create bins/labels for daily 'attack size' counts
bins = [0, 10, 50, 100, float('inf')]
labels = ['<10', '10-49', '50-99', '100+']

# Create attack_size_list (as a header-labeled list of 'attack size' labels)
attack_size_list = ['attack size'] + labels

# Create hit_by_category (as pivot table of 'launched' and 'hit' summed by 'end_date' and 'category')
launched_by_category = attack_size_df.pivot_table(index='time_end', columns='category', values=('launched', 'hit'), aggfunc='sum', fill_value=0)
#launched_by_category = launched_by_category.drop(columns=[('launched', 'UAV - recon'), ('launched', 'aerial bomb'), ('launched', 'IRBM'), ('hit', 'UAV - recon'), ('hit', 'aerial bomb'), ('hit', 'IRBM')])
launched_by_category['Avg Hits'] = launched_by_category['hit'].sum(axis=1) # titling as 'Avg Hits' now, and will later apply .mean()
launched_by_category['Avg Launched'] = launched_by_category['launched'].sum(axis=1) # titling as 'Avg Launched' now, and will later apply .mean()
launched_by_category['attack size'] = pd.cut(launched_by_category['Avg Launched'], bins=bins, labels=labels, right=False) # adds new 'attack size' column per bins/labels

# Create daily_avg_hit_by_category (with grouped totals for 'Avg Launched', 'Avg Hits', and '# attacks')
daily_avg_launched_by_category = launched_by_category.groupby('attack size', observed=False)['Avg Hits'].mean().reset_index() # now becomes a .mean()
daily_avg_launched_by_category.columns = ['attack size', 'Avg Hits']
daily_avg_launched_by_category['Avg Launched'] = launched_by_category.groupby('attack size', observed=False)['Avg Launched'].mean().reset_index()['Avg Launched'] # now becomes a .mean()
daily_avg_launched_by_category['# attacks'] = launched_by_category.groupby('attack size', observed=False)['Avg Launched'].count().values # counts of 'attack size' labels
daily_avg_launched_by_category = daily_avg_launched_by_category.round(1)

# Create launched_means (by group-averaging from hit_by_category, transposing, and concatting 'Avg Launched')
launched_means2 = launched_by_category.groupby(['attack size'], observed=False)[[('launched', 'UAV - munition'), ('launched', 'cruise missile'), ('launched', 'ballistic missile'), ('launched', 'anti-air missile')]].mean().reset_index()
launched_means2 = launched_means2['launched']
launched_means2.columns = ["(L) " + c for c in as_category_list] # differentiate 'category' labels for 'launched' (in same df/table)
launched_means2 = launched_means2.T.round(1)
launched_means2 = pd.concat([daily_avg_launched_by_category['Avg Launched'].to_frame(name='Avg Launched').T, launched_means2], ignore_index=False).reset_index()
launched_means2.columns = attack_size_list

# create hit_means
hit_means2 = launched_by_category.groupby(['attack size'], observed=False)[[('hit', 'UAV - munition'), ('hit', 'cruise missile'), ('hit', 'ballistic missile'), ('hit', 'anti-air missile')]].mean().reset_index()
hit_means2 = hit_means2['hit']
hit_means2.columns = ["(H) " + c for c in as_category_list] # differentiate 'category' labels for 'hit' (in same df/table)
hit_means2 = hit_means2.T.round(1)
hit_means2 = pd.concat([daily_avg_launched_by_category['Avg Hits'].to_frame(name='Avg Hits').T, hit_means2], ignore_index=False).reset_index()
hit_means2.columns = attack_size_list

# Create attack_size_avg_data (by concatenating 'attack size', '# attacks', launched_means2, and hit_means2)
attack_size_avg_data = pd.concat([daily_avg_launched_by_category.set_index('attack size')['# attacks'].to_frame().T.reset_index().rename(columns={'index': 'attack size'}), launched_means2, hit_means2], ignore_index=True)

# %%
#@title attack_size_count (html)

from dash import dash_table, html
from dash import dash_table
from dash.dash_table.Format import Format, Group, Scheme

avg_launched_style = {
    'if': {
        'filter_query': '{attack size} = "Avg Launched"',  # Filter for rows where category is '# attacks'
        'column_id': attack_size_list  # Apply across all columns
    },
    'type': 'numeric', 'format': Format(precision=0, scheme=Scheme.fixed),  # Set float point
    'backgroundColor': 'rgba(211, 211, 211, 0.05)',  # Set background color
    'fontSize': '14px'
}

avg_hits_style = {
    'if': {
        'filter_query': '{attack size} = "Avg Hits"',  # Filter for rows where category is '# attacks'
        'column_id': attack_size_list  # Apply across all columns
    },
    'type': 'numeric', 'format': Format(precision=0, scheme=Scheme.fixed),  # Set float point
    'backgroundColor': 'rgba(211, 211, 211, 0.05)',  # Set background color
    'fontSize': '14px',
}

num_attacks_style = {
    'if': {
        'filter_query': '{attack size} = "# attacks"',  # Filter for rows where category is '# attacks'
        'column_id': attack_size_list  # Apply across all columns
    },
    'type': 'numeric', 'format': Format(precision=0, scheme=Scheme.fixed),
    'fontSize': '14px',
}


# Define attack_size_avg DataTable
attack_size_avg = html.Div([
    html.H4("Avg Launched and Hits, by Attack Size", style={'margin-bottom': '10px'}),
    dash_table.DataTable(
        id='attack-size-avg',
        columns=[{'id': c, 'name': c} for c in attack_size_list],
        data=attack_size_avg_data.to_dict('records'),
        #data=daily_avg_hit_by_category.set_index('attack size')['# attacks'].to_frame().T.reset_index().rename(columns={'index': 'attack size'}).to_dict('records'),
        style_data={
            'backgroundColor': 'rgb(50, 50, 50)',
            'color': 'lightgray',
        },
        style_table={
            'overflowX': 'auto',
            'width': '100%',
            'border-top': '0',
        },
        style_cell={'fontSize': 12, 'textAlign': 'center'},
        style_cell_conditional=[
            {'if': {'column_id': 'attack size'}, 'backgroundColor': 'rgb(30, 30, 30)', 'width': '33%'},
            {'if': {'column_id': attack_size_list[1:]}, 'type': 'numeric', 'format': Format(precision=1, scheme=Scheme.fixed)},
        ],
        style_data_conditional=[
            num_attacks_style,
            avg_launched_style,
            avg_hits_style
        ],
        style_header={
            'backgroundColor': 'rgb(30, 30, 30)',
            'color': 'lightgray',
            'fontSize': '14px',
        },
    )
])

# %%
#@title attack_size_metrics (data)

# attack_size_total
attack_size_total = daily_avg_launched_by_category['# attacks'].sum()

# attacks_per_week
attacks_per_week = round(attack_size_total / weeks_count, 1)

# avg_launched_per_attack
avg_launched_per_attack = total_launched / attack_size_total

# %%
#@title attack_size_metrics (html)

attack_size_data = [{
        'attack-size-total': attack_size_total,
        'attacks-per-week': attacks_per_week,
        'avg-launched-per-attack': avg_launched_per_attack,
    }]

attack_size_bar = html.Div([
    #html.H4("Attack Size Metrics"), # style={'textAlign': "center"} -- no title currently
    dbc.Row([
        dash_table.DataTable(
            id='attack-size-bar',
            columns=[
                dict(id='attack-size-total', name="Total # Attacks", type='numeric', format=Format().group(True)),
                dict(id='attacks-per-week', name="Avg # Attacks \n per Week", type='numeric', format=Format(precision=1, scheme=Scheme.fixed)),
                dict(id='avg-launched-per-attack', name="Avg Launched \n per Attack", type='numeric', format=Format(precision=1, scheme=Scheme.fixed)),
            ],
            data=attack_size_data,
            style_header={
                'backgroundColor': 'transparent',
                'color': 'lightgray',
                'fontWeight': 'bold',
                'font-size': 14,
                'border': 'none',
                'textAlign': 'center',
                'whiteSpace': 'pre-line',
            },
            style_table={
                'overflowX': 'auto',
                'border': 'none',
                #'border-collapse': 'collapse',
                'margin': 4,
                'padding': '2% 1% 2% 0%'
            },
            style_data={
                'backgroundColor': 'transparent',
                'color': 'lightgray',
                'border': 'none',
            },
            style_cell={
                'fontSize': 14,
                'textAlign': 'center',
                'width': '16.7%',
                'border': 'none',
            },
            style_header_conditional=[
                {'if': {'column_id': ['attack-size-total', 'avg-launched-per-attack']}, 'background-color': 'rgba(211, 211, 211, 0.2)'},
                {'if': {'column_id': ['attacks-per-week']}, 'background-color': 'rgba(211, 211, 211, 0.1)'}
            ],
            style_data_conditional=[
                {'if': {'column_id': ['attack-size-total', 'avg-launched-per-attack']}, 'background-color': 'rgba(211, 211, 211, 0.1)'},
            ],
        )
    ]) # style={'margin-top': '10px'}
])

# %% [markdown]
# #### DPX app: ts_bar_chart

# %%
#@title #### dropdown_items (html)

# range_dropdown
range_dropdown = dbc.Col([
    dbc.Row(html.Label("Range:", style={'textAlign': 'center', 'fontWeight': 'bold', 'margin-bottom':1})),
    dcc.Dropdown(
        id='range-dropdown',
        options=[{'label': val, 'value': val} for val in merged_df['range'].unique()],
        value=merged_df['range'].unique().tolist(),
        multi=True,
        style={'background': '#3a3f44'},
        #style={'display': 'block'}
    )
])

# speed_dropdown
speed_dropdown = dbc.Col([
    dbc.Row(html.Label("Speed:", style={'textAlign': 'center', 'fontWeight': 'bold', 'margin-bottom':1})),
    dcc.Dropdown(
        id='speed-dropdown',
        options=[{'label': val, 'value': val} for val in merged_df['speed'].unique()],
        value=merged_df['speed'].unique().tolist(),
        multi=True,
        style={'background': '#3a3f44'},
        #style={'display': 'block'}
    )
])

# altitude_dropdown
altitude_dropdown = dbc.Col([
    dbc.Row(html.Label("Altitude:", style={'textAlign': 'center', 'fontWeight': 'bold', 'margin-bottom':1})),
    dcc.Dropdown(
        id='altitude-dropdown',
        options=[{'label': val, 'value': val} for val in merged_df['altitude'].unique()],
        value=merged_df['altitude'].unique().tolist(),
        multi=True,
        style={'background': '#3a3f44'},
        #style={'display': 'block'}
    )
])

# %%
#@title #### ts_bar_chart

# prompt: From merged_df, create a Dash Plotly time series visualization with a stacked bar chart, and the data determined by the following radio button selections. The x-axis will be time as either week, month, quarter, or year selected by a radio button (default is month). The y-axis will be 'launched', 'hit', 'miss', or 'destroyed' as selected by a radio button (default is 'launched'). The stacks in the bar chart will be either 'category' or 'model' as selected by a radio button (default is 'category').

#app = dash.Dash(__name__, external_stylesheets=[dbc.themes.SLATE])

ts_bar_chart = html.Div([

    # title
    dbc.Row([html.H2("Time Series for Missile and Drone Attacks Against Ukraine")]),

    # first row - radio buttons
    dbc.Row([

        # time_period
        dbc.Col([
            dbc.Row(html.Label("Time Period:", style={'textAlign': 'center', 'fontWeight': 'bold', 'margin':3})),
            dbc.RadioItems(
                id='time-period',
                className="btn-group",
                inputClassName="btn-check",
                labelClassName="btn btn-outline-primary",
                labelCheckedClassName="active",
                options=[
                    {'label': 'Week', 'value': 'W'},
                    {'label': 'Month', 'value': 'M'},
                    {'label': 'Quarter', 'value': 'Q'},
                    {'label': 'Year', 'value': 'Y'}
                ],
                value='M',  # Default value
            ),
        ], style={'display': 'block', 'textAlign': 'center', 'padding-top': '5px'}),

        # yaxis
        dbc.Col([
            dbc.Row(html.Label("Y-axis:", style={'textAlign': 'center', 'fontWeight': 'bold', 'margin':3})),
            dbc.RadioItems(
                id='y-axis-value',
                className="btn-group",
                inputClassName="btn-check",
                labelClassName="btn btn-outline-primary",
                labelCheckedClassName="active",
                options=[
                    {'label': 'Launched', 'value': 'launched'},
                    {'label': 'Hit', 'value': 'hit'},
                    {'label': 'Miss', 'value': 'miss'},
                    {'label': 'Destroyed', 'value': 'destroyed'}
                ],
                value='launched', # Default value
            ),
        ], style={'display': 'block', 'textAlign': 'center', 'padding-top': '5px'}),

        # stacked_bar_feature
        dbc.Col([
            dbc.Row(html.Label("Stacked Bar:", style={'textAlign': 'center', 'fontWeight': 'bold', 'margin':3})),
            dbc.RadioItems(
                id='stacked-bar-feature',
                className="btn-group",
                inputClassName="btn-check",
                labelClassName="btn btn-outline-primary",
                labelCheckedClassName="active",
                options=[
                    {'label': 'Category', 'value': 'category'},
                    {'label': 'Model', 'value': 'model'}
                ],
                value='category', # Default value
            ),
        ], style={'display': 'block', 'textAlign': 'center', 'padding-top': '5px'}),

        # yaxis2
        dbc.Col([
            dbc.Row(html.Label("Second Y-Axis:", style={'textAlign': 'center', 'fontWeight': 'bold', 'margin':3})),
            dbc.Checklist(
                id='y-axis2-toggle',
                options=[{'label': 'Launched', 'value': 'launched'}],
                value=[],
                className="btn-group",
                inputClassName="btn-check",
                labelClassName="btn btn-outline-primary",
                labelCheckedClassName="active",
            ),
        ], style={'display': 'block', 'textAlign': 'center', 'padding-top': '5px'}),

        # 'category' multiple-select buttons
        dbc.Col([
            html.H6("Category:", style={'fontWeight': 'bold', 'display': 'block', 'textAlign': 'center', 'margin':5}), # 'padding-top': '5px'
            dbc.Checklist(
                id='category-slice',
                options=[{'label': category, 'value': category} for category in merged_df['category'].unique()],
                value=merged_df[~merged_df['category'].str.lower().str.contains('recon')]['category'].unique().tolist(),  # Default: all categories but 'UAV - Recon' selected
                inline=True,  # Arrange options horizontally
                className="btn-group",
                inputClassName="btn-check",
                labelClassName="btn btn-outline-secondary",
                labelCheckedClassName="active"
            ),
        ], style={'padding-top': '5px', 'textAlign': 'center'}),

    ], style={'display': 'flex', 'justify-content': 'center'}),

    # third row - ts_bar_chart
    dbc.Row([dcc.Graph(id='time-series-chart')]),


    # fourth row - details dropdown checklists (toggle display off/on)
    dbc.Row([
        #dbc.Col(type_dropdown),
        dbc.Col(range_dropdown),
        dbc.Col(speed_dropdown),
        dbc.Col(altitude_dropdown),
    ], style={'margin-bottom': '30px', 'margin-left': '10px', 'margin-right': '10px'}, justify="center")

], style={'margin-top': '5px'})

# %% [markdown]
# ### DPX @app.callback(), app.layout(), and app.server -- combined

# %%
# Define app
app = dash.Dash(__name__, external_stylesheets=[dbc.themes.SLATE])

#app.config['suppress_callback_exceptions'] = True # allow app.callbacks() generated by other callbacks
app.config.suppress_callback_exceptions = True

# ---------------------------------------------------------------------------

# ts_bar_chart
@app.callback(
    Output('time-series-chart', 'figure'),
    Input('time-period', 'value'),
    Input('y-axis-value', 'value'),
    Input('stacked-bar-feature', 'value'),
    Input('y-axis2-toggle', 'value'),
    Input('category-slice', 'value'),
    #Input('details-toggle', 'value'),
    #Input('type-dropdown', 'value'),
    Input('range-dropdown', 'value'),
    Input('speed-dropdown', 'value'),
    Input('altitude-dropdown', 'value'),
)
def update_chart(time_period, y_axis_value, stacked_bar_feature, y_axis2, category_slice, selected_range, selected_speed, selected_altitude):
    # Create a temp_df from merged_df
    ts_bar_df = merged_df.copy()

    # If toggled-on details_dropdowns, then apply filters
    #if '(show below)' in details_dropdown:

    # Filter the data based on model details 'type', 'range', 'altitude', and 'speed'
    #if selected_type:
    #    ts_bar_df = ts_bar_df[ts_bar_df['type'].isin(selected_type)]
    if selected_range:
        ts_bar_df = ts_bar_df[ts_bar_df['range'].isin(selected_range)]
    if selected_speed:
        ts_bar_df = ts_bar_df[ts_bar_df['speed'].isin(selected_speed)]
    if selected_altitude:
        ts_bar_df = ts_bar_df[ts_bar_df['altitude'].isin(selected_altitude)]

    # Add 'time_period' to ts_bar_df (by resampling 'time_end')
    ts_bar_df['time_end'] = pd.to_datetime(merged_df['time_end'], format="mixed")
    ts_bar_df['time_period'] = ts_bar_df['time_end'].dt.to_period(time_period)
    ts_bar_df['time_period'] = ts_bar_df['time_period'].astype(str)

    # 1. Generate complete time range
    all_periods = pd.period_range(
        start=ts_bar_df['time_end'].min(),
        end=ts_bar_df['time_end'].max(),
        freq=time_period
    ).astype(str).tolist()

    # Slice data (by category_slice) and groupby/sum (by stacked_bar_feature)
    sliced_data = ts_bar_df[ts_bar_df['category'].isin(category_slice)].reset_index()
    grouped_data = sliced_data.groupby(['time_period', stacked_bar_feature])[y_axis_value].sum().reset_index()

    # 2. Reindex and fill missing values
    # Create a MultiIndex from all_periods and unique stacking_category values
    all_categories = grouped_data[stacked_bar_feature].unique()
    full_index = pd.MultiIndex.from_product([all_periods, all_categories], names=['time_period', stacked_bar_feature])

    # Reindex the grouped data
    reindexed_data = grouped_data.set_index(['time_period', stacked_bar_feature]).reindex(full_index, fill_value=0).reset_index()

    # 3. Create the stacked bar chart
    fig = px.bar(
        reindexed_data,
        x='time_period',
        y=y_axis_value,
        color=stacked_bar_feature,
        title=f"{y_axis_value.capitalize()} by {stacked_bar_feature.capitalize()} over Time",
        barmode="stack"
    )

    fig.update_layout(
        font_color="gray",
        paper_bgcolor='rgba(0,0,0,0)',
        plot_bgcolor='rgba(0,0,0,0)',
        xaxis_title=None,
        legend=dict(
            orientation="h",
            yanchor="bottom",
            y=-0.2,  # Adjust this value to fine-tune the legend's position
            xanchor="center",
            x=0.5  # Adjust this value to fine-tune the legend's position
        )
    )

    # 4. Create a line chart from the second axis for 'launched' (if y_axis_value not 'launched')
    if 'launched' in y_axis2:

        launched_data = ts_bar_df.groupby('time_period')['launched'].sum().reset_index()
        #yaxis2_range = [0, launched_data['launched'].max()]

        fig.add_scatter(
            x=launched_data['time_period'],
            y=launched_data['launched'],
            mode='lines',
            name='launched',
            yaxis='y2',
            line=dict(color='red')
        )

        fig.update_layout(
            #yaxis=dict(
            #    range=yaxis2_range
            #),
            yaxis2=dict(
                title='launched',
                title_font=dict(color='red'),
                overlaying='y',
                side='right',
                matches='y',
                #range=yaxis2_range,
                showgrid=False,
                #gridcolor='gray',
                #griddash='dot',
                tickfont=dict(color='red'),
            ),
        )

    # 5. Adjust legend

    # Remove if time_period is 'W'
    if time_period == 'W':
        fig.update_layout(
            showlegend=False
        )

    # Space legend further down on y-axis if Stacked Bar Feature is 'model'
    if stacked_bar_feature == 'model':
        fig.update_layout(
            legend=dict(
                y=-0.4
            )
        )

    # 6. Update details-dropdown


    return fig


# ---------------------------------------------------------------------------

# details_table
@app.callback(
    Output('details-table', 'sort_by'),
    Input('reset-sorting-btn', 'n_clicks'),
    #State('details-table', 'sort_by') # the 'Reset Sorting' button doesn't work with State active
)
def reset_sorting(n_clicks):
    if n_clicks:
        return []  # Reset sort_by to an empty list to clear sorting
    return dash.no_update  # Don't update if button hasn't been clicked


# ---------------------------------------------------------------------------

ru_ua_title = "Russian Missile and Drone Attacks against Ukraine"

# app.server
server = app.server

# app.layout
app.layout = html.Div([
    html.H1(ru_ua_title),
    dbc.Row([
        dbc.Col([intro_text], width=2),
        dbc.Col([
            dbc.Row([metrics_bar4], className='pt-0 pb-6 pl-2 pr-2'),
            dbc.Row([attacks_table], className='pt-6'),
            dbc.Row([attacks_table_minor], className='pt-6 pr-10')
            ], width=6, style={'margin-top':15}),
        dbc.Col([
            dbc.Row([attack_size_avg], className='pt-6 pb-2 pl-2 pr-2'),
            dbc.Row([attack_size_bar], className='pb-3'),
            ], width=4, style={'margin-top':15}),
    ], style={'background-color': 'rgba(211, 211, 211, 0.05)'}),
    dbc.Row([
        ts_bar_chart
    ], style={'margin-top': 4}),
    dbc.Row([
        details_table
    ], style={'background-color': 'rgba(211, 211, 211, 0.05)'})

])

if __name__ == '__main__':
    app.run_server(debug=True, port=8050)
